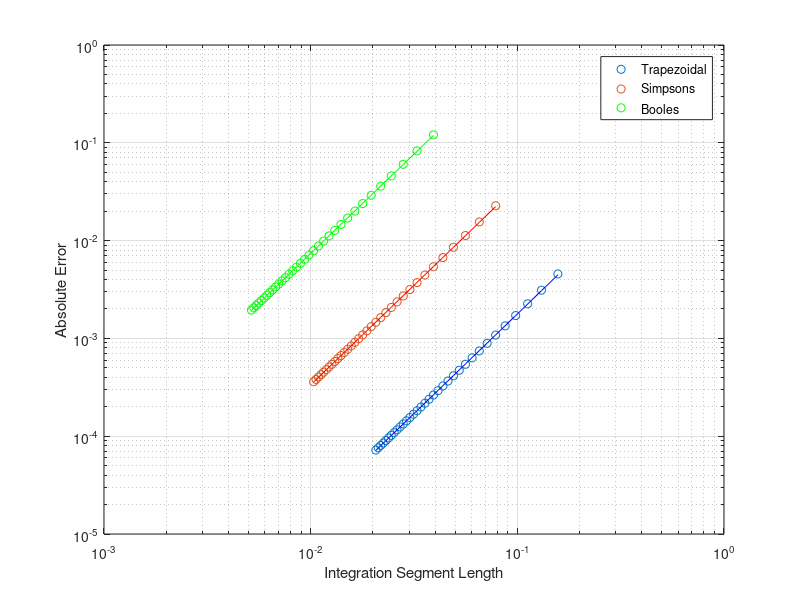

MATLAB code for this plot:
function [b_trap,b_simp,b_booles] = TEAM34PS08Q1()

% Numerically integrates sin(x) from [0,pi]
% Computes for composite trapezoidal rule, Simpson's 1/3 rule, and Boole's
% rule
% Divides into N subintervals from 20 to 152 in increments of 4



% Call with @sin

i = 0;  % Iteration counter for setting up plotting
trap = zeros(34,3);  % Column 1 is spacing, 2 is value, 3 is error
simp = trap;
booles = trap;
sub_ints = zeros(34,1);

for N = 20 : 4 : 152    % Evaluate integral at each N value
    i = i + 1;
    sub_ints(i,1) = N;    % Number of subintervals
    steps = linspace(0,pi,N);
    trap(i,2) = trapz(steps,sin(steps));
    simp(i,2) = Simpson(@sin,steps);
    booles(i,2) = Boole(@sin,steps);
end

trap(:,1) = pi ./ sub_ints(:,1);
simp(:,1) = pi ./ (2.*sub_ints(:,1));   % Spacing
booles(:,1) = pi ./ (4.*sub_ints(:,1));

trap(:,3) = abs(2-trap(:,2));
simp(:,3) = abs(2-simp(:,2));         % Error
booles(:,3) = abs(2-booles(:,2));


% To get least squares fits, take log of both sides

traplog = zeros(34,2);
traplog(:,1) = log(trap(:,1));
traplog(:,2) = log(trap(:,3));

simplog = zeros(34,2);
simplog(:,1) = log(simp(:,1));
simplog(:,2) = log(simp(:,3));

booleslog = zeros(34,2);
booleslog(:,1) = log(booles(:,1));
booleslog(:,2) = log(booles(:,3));

% Now perform least squares on transformed variables

trapfit = polyfit(traplog(:,1),traplog(:,2),1);
simpfit = polyfit(simplog(:,1),simplog(:,2),1);
boolesfit = polyfit(booleslog(:,1),booleslog(:,2),1);


% Evaluate least squares polynomials

b_trap = trapfit(1);
trapvals = exp(trapfit(2)).*trap(:,1).^b_trap;

b_simp = simpfit(1);
simpvals = exp(simpfit(2)).*simp(:,1).^b_simp;

b_booles = boolesfit(1);
boolesvals = exp(boolesfit(2)).*booles(:,1).^b_booles;






close all
figure
loglog(trap(:,1),trap(:,3),'o')
hold on
box on
grid on

loglog(simp(:,1),simp(:,3),'o')
loglog(booles(:,1),booles(:,3),'og')

%plot least squares too
plot(trap(:,1),trapvals,'b')
plot(simp(:,1),simpvals,'r')
plot(booles(:,1),boolesvals,'g')

legend('Trapezoidal','Simpsons','Booles')
xlabel('Integration Segment Length')
ylabel('Absolute Error')
hold off




function I = Simpson(f,steps)
    % Numerically integrates using Simpson's rule
    % Inputs function f and a vector of sub-intervals steps
    
    % initialize
    sum_even = 0;
    sum_odd = 0;
    N = length(steps)-1;  % Difference in indices
    
    for k = 3 : 2 : N-1
       sum_even = sum_even + f(steps(k));        
    end
    
    for k = 2 : 2 : N
        sum_odd = sum_odd + f(steps(k));
    end
    
    I = (steps(N+1) - steps(1))*(f(steps(1)) + 4*sum_odd + 2*sum_even + ...
        f(steps(N+1)))/(3*N);

end



function I = Boole(f,steps)
    % Numerically integrates using Boole's rule
    % Inputs function f and a vector of sub-intervals steps

    
    I = 0;               % initialize
    
    for k = 1 : 4 : length(steps)-4
        I = I + (steps(k+4) - steps(k)) * (7*f(steps(k)) + ...
            32*f(steps(k+1)) + 12*f(steps(k+2)) + ...
            32*f(steps(k+3)) + 7*f(steps(k+4)))/90;
    end
    
    
    
end


end